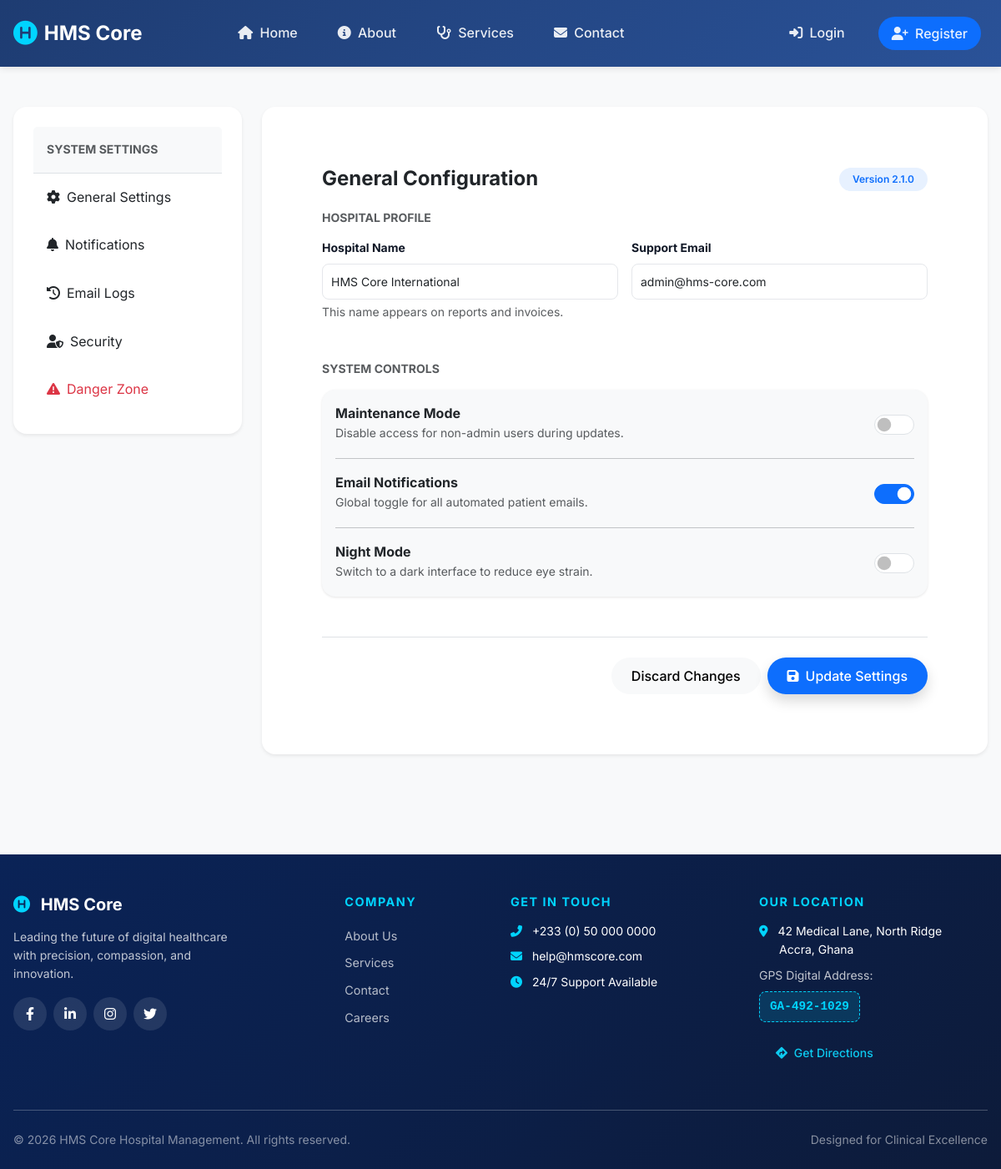
The app's page /manager/settings/ with its own data.
### manager/models.py (models this page shows, shortened)
class HospitalSetting(models.Model):
    hospital_name = models.CharField(max_length=200, default="HMS Core International")
    support_email = models.EmailField(default="admin@hms-core.com")
    maintenance_mode = models.BooleanField(default=False)
    night_mode = models.BooleanField(default=False)
    email_notifications_enabled = models.BooleanField(default=True) # New Field
    @classmethod
    def load(cls):
        obj, created = cls.objects.get_or_create(pk=1)
        return obj

### accounts/views.py (the view)
# urls.py: path('manager/settings/', views.system_settings, name='system_settings'),
def system_settings(request):
    settings = HospitalSetting.load()
    if request.method == 'POST':
        settings.hospital_name = request.POST.get('hospital_name')
        settings.support_email = request.POST.get('support_email')
        settings.night_mode = 'night_mode' in request.POST
        settings.save()
        return redirect('settings_general')
    return render(request, 'manager/settings.html', {'settings': settings})

### manager/context_processors.py (called while the page is built)
def hospital_settings(request):
    return {
        'hospital_settings': HospitalSetting.load()
    }

### templates/manager/settings.html (shortened to what this page needs)
{% extends 'shared/base.html' %}
{% block content %}
<div class="container py-5">
    <div class="row">
        <div class="col-lg-3 mb-4">
            {% include 'manager/settings_sidebar.html' %}
        </div>
        <div class="col-lg-9">
            <div class="card border-0 shadow-sm rounded-4">
                <div class="card-body p-4 p-md-5">
                    <div class="d-flex justify-content-between align-items-center mb-4">
                        <h4 class="fw-bold mb-0">General Configuration</h4>
                        <span class="badge bg-soft-primary text-primary px-3 py-2 rounded-pill">Version 2.1.0</span>
                    </div>
                    <form method="POST">
                        <div class="mb-5">
                            <h6 class="text-uppercase text-muted fw-bold small mb-3">Hospital Profile</h6>
                            <div class="row g-3">
                                <div class="col-md-6">
                                    <label class="form-label small fw-bold">Hospital Name</label>
                                    <input type="text" name="hospital_name" class="form-control rounded-3" value="{{ settings.hospital_name }}">
                                    <div class="form-text">This name appears on reports and invoices.</div>
                                </div>
                                <div class="col-md-6">
                                    <label class="form-label small fw-bold">Support Email</label>
                                    <input type="email" name="support_email" class="form-control rounded-3" value="{{ settings.support_email }}">
                                </div>
                            </div>
                        </div>
                        <div class="mb-5">
                            <h6 class="text-uppercase text-muted fw-bold small mb-3">System Controls</h6>
                            <div class="card bg-light border-0 rounded-4 p-3">
                                <div class="form-check form-switch d-flex justify-content-between align-items-center ps-0">
                                    <div>
                                        <label class="fw-bold mb-0">Maintenance Mode</label>
                                        <p class="text-muted small mb-0">Disable access for non-admin users during updates.</p>
                                    </div>
                                    <input class="form-check-input ms-0" type="checkbox" name="maintenance_mode"
                                           id="maintenanceSwitch" style="width: 3em; height: 1.5em;"
                                           {% if settings.maintenance_mode %}checked{% endif %}>
                                </div>
                                <hr class="my-3">
                                <div class="form-check form-switch d-flex justify-content-between align-items-center ps-0">
                                    <div>
                                        <label class="fw-bold mb-0">Email Notifications</label>
                                        <p class="text-muted small mb-0">Global toggle for all automated patient emails.</p>
                                    </div>
                                    <input class="form-check-input ms-0" type="checkbox" name="email_notifications_enabled"
                                           style="width: 3em; height: 1.5em;"
                                           {% if settings.email_notifications_enabled %}checked{% endif %}>
                                </div>
                                <hr class="my-3">
                                <div class="form-check form-switch d-flex justify-content-between align-items-center ps-0">
                                    <div>
                                        <label class="fw-bold mb-0">Night Mode</label>
                                        <p class="text-muted small mb-0">Switch to a dark interface to reduce eye strain.</p>
                                    </div>
                                    <input class="form-check-input ms-0" type="checkbox" name="night_mode"
                                           id="nightModeToggle" style="width: 3em; height: 1.5em;"
                                           {% if settings.night_mode %}checked{% endif %}>
                                </div>
                            </div>
                        </div>
                        <div class="d-flex justify-content-end gap-2 border-top pt-4">
                            <button type="reset" class="btn btn-light rounded-pill px-4">Discard Changes</button>
                            <button type="submit" class="btn btn-primary rounded-pill px-4 shadow">
                                <i class="fas fa-save me-2"></i>Update Settings
                            </button>
                        </div>
                    </form>
                </div>
            </div>
        </div>
    </div>
</div>
{% endblock %}

### static/css/style.css (style rules this page uses)
:root { --primary-color: #2563eb; --secondary-color: #10b981; --danger-color: #ef4444; --warning-color: #f59e0b; --success-color: #22c55e; --dark-color: #1f2937; --light-color: #f9fafb; --border-color: #e5e7eb; --text-primary: #111827; --text-secondary: #6b7280; }
* { margin: 0; padding: 0; box-sizing: border-box; }
body { font-family: 'Inter', -apple-system, BlinkMacSystemFont, 'Segoe UI', Roboto, sans-serif; line-height: 1.6; color: var(--text-primary); background-color: var(--light-color); }
.btn { padding: 0.625rem 1.25rem; border-radius: 0.5rem; font-weight: 500; transition: all 0.3s; border: none; cursor: pointer; }
.btn-primary { background-color: var(--primary-color); color: white; }
.card { background: white; border-radius: 0.75rem; box-shadow: 0 1px 3px rgba(0, 0, 0, 0.1); padding: 1.5rem; margin-bottom: 1.5rem; border: none; }
.form-control { width: 100%; padding: 0.625rem; border: 1px solid var(--border-color); border-radius: 0.5rem; font-size: 0.875rem; transition: border-color 0.3s; }
.form-label { display: block; margin-bottom: 0.5rem; font-weight: 500; color: var(--text-primary); }
.badge { display: inline-block; padding: 0.25rem 0.75rem; border-radius: 9999px; font-size: 0.75rem; font-weight: 600; }
.container { max-width: 1200px; margin: 0 auto; padding: 0 1rem; }
.mb-4 { margin-bottom: 1.5rem; }
.d-flex { display: flex; }

### templates/shared/base.html (style rules this page uses)
:root { --primary-color: #0d6efd; --secondary-color: #6c757d; --success-color: #198754; --danger-color: #dc3545; --warning-color: #ffc107; --info-color: #0dcaf0; --dark-color: #212529; --light-color: #f8f9fa; --footer-bg: #0a2357; --accent-color: #00d4ff; }
* { margin: 0; padding: 0; box-sizing: border-box; }
body { font-family: 'Inter', -apple-system, BlinkMacSystemFont, 'Segoe UI', Roboto, sans-serif; background-color: var(--light-color); display: flex; flex-direction: column; min-height: 100vh; color: #333; line-height: 1.6; }

### templates/manager/settings.html (style rules this page uses)
.bg-soft-primary { background-color: #e7f1ff; }

### records on screen
HospitalSetting: hospital_name "HMS Core International", support_email "admin@hms-core.com", email_notifications_enabled "☑"
